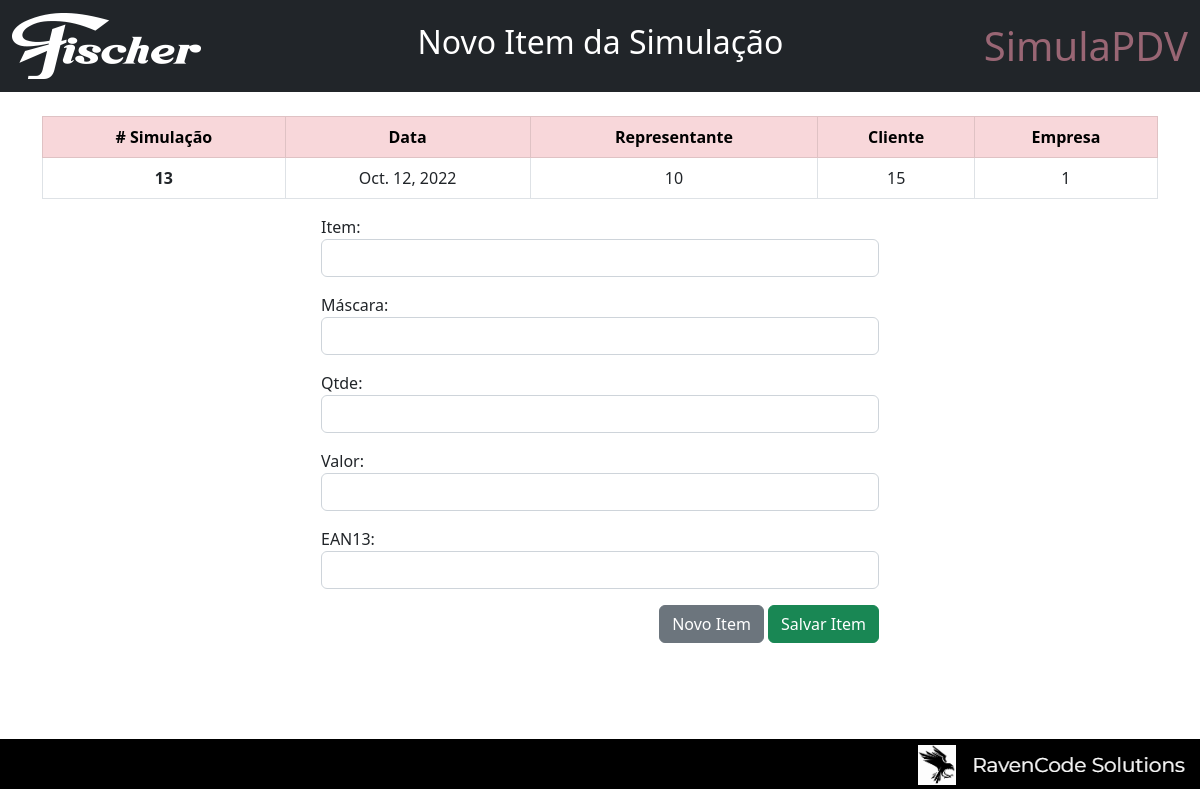
Page /simulation_items/13 on the committed database.
### pdvSimulations/models.py (models this page shows)
class Simulacao(models.Model):
    dt_simulacao = models.DateField()
    cod_rep = models.IntegerField()
    cod_cliente = models.IntegerField()
    cod_empr = models.IntegerField(default=1)
    situacao = models.BooleanField(default=True)

### pdvSimulations/views.py (the view)
# urls.py: path('simulation_items/<simulation_id>', views.simulation_items, name='simulation_items'),
def simulation_items(request, simulation_id):
    simulacao = Simulacao.objects.get(pk=simulation_id)
    if request.method == 'POST':
        form = NovoItem(request.POST or None)
        if form.is_valid():
            item_simulacao = form.save(commit=False)
            item_simulacao.simulacao_id = simulation_id
            form.save()
    form = NovoItem()
    lista_itens = Itens_Simulacao.objects.filter(simulacao_id=simulation_id).order_by('-id')
    return render(request, 'simulation_items.html',{'title':'Novo Item da Simulação','simulacao':simulacao,'form': form,'lista_itens':lista_itens})

### pdvSimulations/forms.py
class NovoItem(forms.ModelForm):
    class Meta:
        model = Itens_Simulacao
        fields = ('cod_item','cod_mascara','qtde','valor','ean_item')#,'situacao')
        labels = {
            'cod_item':'Item:',
            'cod_mascara':'Máscara:',
            'qtde':'Qtde:',
            'valor':'Valor:',
            'ean_item':'EAN13:'
        }
        widgets = {
            'cod_item':forms.TextInput(attrs={'class':'form-control'}),
            'cod_mascara':forms.TextInput(attrs={'class':'form-control'}),
            'qtde':forms.NumberInput( attrs={'class':'form-control'}),
            'valor':forms.NumberInput(attrs={'class':'form-control'}),
            'ean_item':forms.TextInput(attrs={'class':'form-control'})
        }

### pdvSimulations/templates/simulation_items.html (shortened to what this page needs)
{% extends 'base.html' %}
{% block title %} {{title}} {% endblock %}
{% block content %}
    <table class="table table-bordered">
        <thead>
            <tr class="table-danger text-center">
                <th># Simulação</th>
                <th>Data</th>
                <th>Representante</th>
                <th>Cliente</th>
                <th>Empresa</th>
            </tr>
        </thead>
        <tbody class="text-center">
            <tr>
                <th>{{ simulacao.id }}</th>
                <td>{{ simulacao.dt_simulacao }}</td>
                <td>{{ simulacao.cod_rep }}</td>
                <td>{{ simulacao.cod_cliente }}</td>
                <td>{{ simulacao.cod_empr }}</td>
            </tr>
        </tbody>
    </table>
    <div class="col-md-6 offset-md-3">
        <form method="POST">
            {{ form.as_p }}
            <div class="text-end">
                <button onclick="location.href='{% url 'simulation_items' simulacao.id %}'" type="button" class="btn btn-secondary">Novo Item</button>
                <input type="submit" value="Salvar Item" class="btn btn-success">
            </div>
        </form>
    </div>
    <br>
<br>
<br>
{% endblock %}

### rows in the picture
Simulacao: id "13", dt_simulacao "Oct. 12, 2022", cod_rep "10", cod_cliente "15", cod_empr "1"

### other values in the picture
{{ title }} "Novo Item da Simulação"
